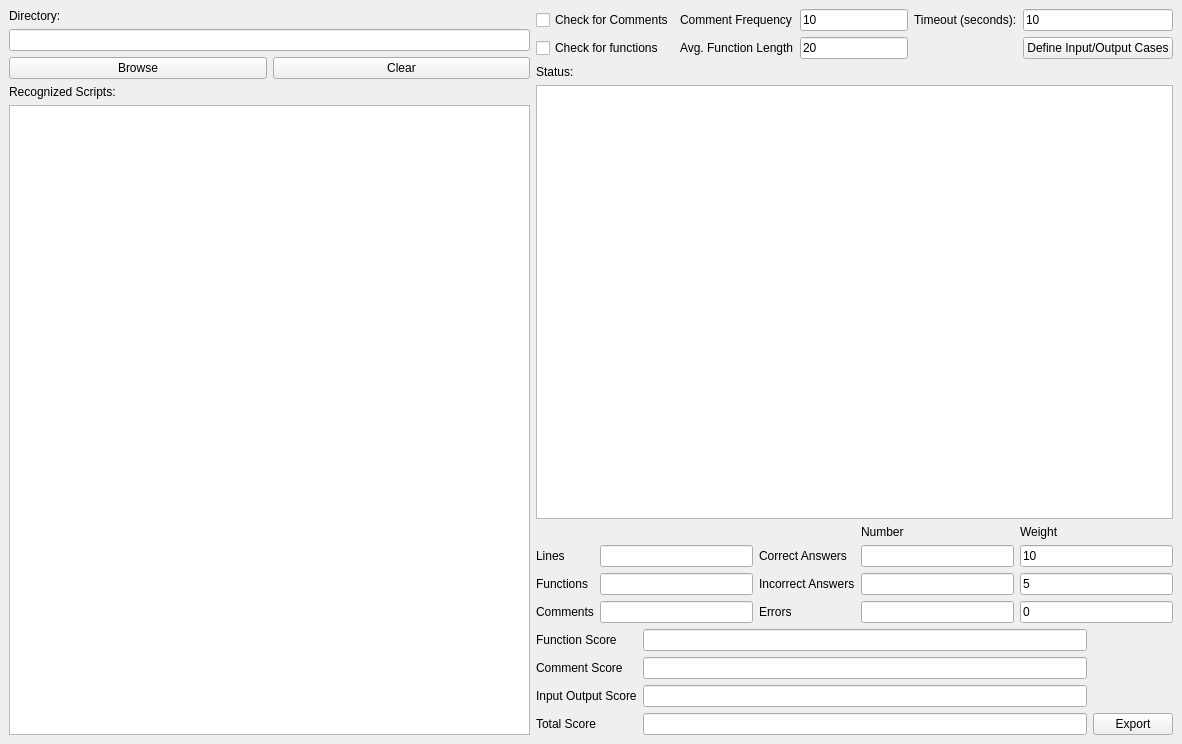
<?xml version="1.0" encoding="UTF-8"?>
<ui version="4.0">
 <class>MainWindow</class>
 <widget class="QMainWindow" name="MainWindow">
  <property name="geometry">
   <rect>
    <x>0</x>
    <y>0</y>
    <width>1182</width>
    <height>744</height>
   </rect>
  </property>
  <property name="windowTitle">
   <string>Autograder</string>
  </property>
  <widget class="QWidget" name="centralwidget">
   <layout class="QHBoxLayout" name="horizontalLayout_2">
    <item>
     <layout class="QVBoxLayout" name="verticalLayout">
      <item>
       <widget class="QLabel" name="label">
        <property name="text">
         <string>Directory:</string>
        </property>
       </widget>
      </item>
      <item>
       <widget class="QLineEdit" name="directorybox">
        <property name="readOnly">
         <bool>true</bool>
        </property>
       </widget>
      </item>
      <item>
       <layout class="QHBoxLayout" name="horizontalLayout">
        <item>
         <widget class="QPushButton" name="browsebutton">
          <property name="text">
           <string>Browse</string>
          </property>
         </widget>
        </item>
        <item>
         <widget class="QPushButton" name="clearbutton">
          <property name="text">
           <string>Clear</string>
          </property>
         </widget>
        </item>
       </layout>
      </item>
      <item>
       <widget class="QLabel" name="label_2">
        <property name="text">
         <string>Recognized Scripts:</string>
        </property>
       </widget>
      </item>
      <item>
       <widget class="QListWidget" name="scriptlist"/>
      </item>
     </layout>
    </item>
    <item>
     <layout class="QVBoxLayout" name="verticalLayout_2">
      <item>
       <layout class="QGridLayout" name="gridLayout_2" columnminimumwidth="1,1,3,1,1">
        <item row="0" column="1">
         <widget class="QLabel" name="label_15">
          <property name="text">
           <string>Comment Frequency</string>
          </property>
         </widget>
        </item>
        <item row="0" column="0">
         <widget class="QCheckBox" name="commentcheck">
          <property name="text">
           <string>Check for Comments</string>
          </property>
         </widget>
        </item>
        <item row="1" column="1">
         <widget class="QLabel" name="label_16">
          <property name="text">
           <string>Avg. Function Length</string>
          </property>
         </widget>
        </item>
        <item row="1" column="0">
         <widget class="QCheckBox" name="functioncheck">
          <property name="text">
           <string>Check for functions</string>
          </property>
         </widget>
        </item>
        <item row="0" column="2">
         <widget class="QLineEdit" name="comment_freq">
          <property name="text">
           <string>10</string>
          </property>
         </widget>
        </item>
        <item row="0" column="4">
         <widget class="QLineEdit" name="timeout_box">
          <property name="text">
           <string>10</string>
          </property>
         </widget>
        </item>
        <item row="1" column="2">
         <widget class="QLineEdit" name="avg_func_len">
          <property name="baseSize">
           <size>
            <width>0</width>
            <height>0</height>
           </size>
          </property>
          <property name="text">
           <string>20</string>
          </property>
         </widget>
        </item>
        <item row="0" column="3">
         <widget class="QLabel" name="label_14">
          <property name="text">
           <string>Timeout (seconds):</string>
          </property>
         </widget>
        </item>
        <item row="1" column="4">
         <widget class="QPushButton" name="define_inout">
          <property name="text">
           <string>Define Input/Output Cases</string>
          </property>
         </widget>
        </item>
       </layout>
      </item>
      <item>
       <widget class="QLabel" name="label_5">
        <property name="text">
         <string>Status:</string>
        </property>
       </widget>
      </item>
      <item>
       <widget class="QTextBrowser" name="StatusBox"/>
      </item>
      <item>
       <layout class="QGridLayout" name="gridLayout">
        <item row="3" column="3">
         <widget class="QLineEdit" name="errornum">
          <property name="readOnly">
           <bool>true</bool>
          </property>
         </widget>
        </item>
        <item row="0" column="4">
         <widget class="QLabel" name="label_9">
          <property name="text">
           <string>Weight</string>
          </property>
         </widget>
        </item>
        <item row="0" column="3">
         <widget class="QLabel" name="label_10">
          <property name="text">
           <string>Number</string>
          </property>
         </widget>
        </item>
        <item row="3" column="4">
         <widget class="QLineEdit" name="errorweight">
          <property name="text">
           <string>0</string>
          </property>
          <property name="readOnly">
           <bool>false</bool>
          </property>
         </widget>
        </item>
        <item row="1" column="0">
         <widget class="QLabel" name="label_11">
          <property name="text">
           <string>Lines</string>
          </property>
         </widget>
        </item>
        <item row="3" column="0">
         <widget class="QLabel" name="label_12">
          <property name="text">
           <string>Comments</string>
          </property>
         </widget>
        </item>
        <item row="2" column="0">
         <widget class="QLabel" name="label_13">
          <property name="text">
           <string>Functions</string>
          </property>
         </widget>
        </item>
        <item row="1" column="2">
         <widget class="QLabel" name="label_6">
          <property name="text">
           <string>Correct Answers</string>
          </property>
         </widget>
        </item>
        <item row="2" column="2">
         <widget class="QLabel" name="label_7">
          <property name="text">
           <string>Incorrect Answers</string>
          </property>
         </widget>
        </item>
        <item row="2" column="4">
         <widget class="QLineEdit" name="incorrectweight">
          <property name="text">
           <string>5</string>
          </property>
          <property name="readOnly">
           <bool>false</bool>
          </property>
         </widget>
        </item>
        <item row="1" column="4">
         <widget class="QLineEdit" name="correctweight">
          <property name="text">
           <string>10</string>
          </property>
          <property name="readOnly">
           <bool>false</bool>
          </property>
         </widget>
        </item>
        <item row="3" column="2">
         <widget class="QLabel" name="label_8">
          <property name="text">
           <string>Errors</string>
          </property>
         </widget>
        </item>
        <item row="1" column="1">
         <widget class="QLineEdit" name="linenumbers">
          <property name="readOnly">
           <bool>true</bool>
          </property>
         </widget>
        </item>
        <item row="2" column="1">
         <widget class="QLineEdit" name="functionnumbers">
          <property name="readOnly">
           <bool>true</bool>
          </property>
         </widget>
        </item>
        <item row="3" column="1">
         <widget class="QLineEdit" name="commentnumbers">
          <property name="readOnly">
           <bool>true</bool>
          </property>
         </widget>
        </item>
        <item row="2" column="3">
         <widget class="QLineEdit" name="incorrectnum">
          <property name="readOnly">
           <bool>true</bool>
          </property>
         </widget>
        </item>
        <item row="1" column="3">
         <widget class="QLineEdit" name="correctnum">
          <property name="readOnly">
           <bool>true</bool>
          </property>
         </widget>
        </item>
       </layout>
      </item>
      <item>
       <layout class="QGridLayout" name="gridLayout_3">
        <item row="0" column="0">
         <widget class="QLabel" name="label_4">
          <property name="text">
           <string>Function Score</string>
          </property>
         </widget>
        </item>
        <item row="0" column="1">
         <widget class="QLineEdit" name="Function_Score">
          <property name="text">
           <string/>
          </property>
          <property name="readOnly">
           <bool>true</bool>
          </property>
         </widget>
        </item>
        <item row="1" column="1">
         <widget class="QLineEdit" name="Comment_score">
          <property name="readOnly">
           <bool>true</bool>
          </property>
         </widget>
        </item>
        <item row="1" column="0">
         <widget class="QLabel" name="label_3">
          <property name="text">
           <string>Comment Score</string>
          </property>
         </widget>
        </item>
        <item row="3" column="2">
         <widget class="QPushButton" name="exportbutton">
          <property name="text">
           <string>Export</string>
          </property>
         </widget>
        </item>
        <item row="3" column="1">
         <widget class="QLineEdit" name="Total_Score">
          <property name="text">
           <string/>
          </property>
          <property name="readOnly">
           <bool>true</bool>
          </property>
         </widget>
        </item>
        <item row="2" column="0">
         <widget class="QLabel" name="label_17">
          <property name="text">
           <string>Input Output Score</string>
          </property>
         </widget>
        </item>
        <item row="3" column="0">
         <widget class="QLabel" name="label_18">
          <property name="text">
           <string>Total Score</string>
          </property>
         </widget>
        </item>
        <item row="2" column="1">
         <widget class="QLineEdit" name="IO_Score">
          <property name="text">
           <string/>
          </property>
          <property name="readOnly">
           <bool>true</bool>
          </property>
         </widget>
        </item>
       </layout>
      </item>
     </layout>
    </item>
   </layout>
  </widget>
 </widget>
 <resources/>
 <connections/>
</ui>
